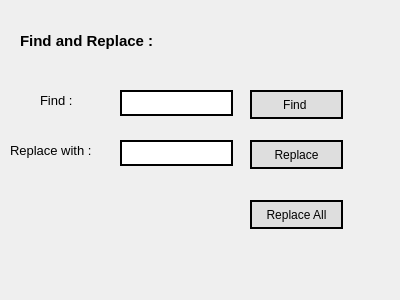
<?xml version="1.0" encoding="UTF-8"?>
<ui version="4.0">
 <class>FindReplaceDialog</class>
 <widget class="QDialog" name="FindReplaceDialog">
  <property name="geometry">
   <rect>
    <x>0</x>
    <y>0</y>
    <width>400</width>
    <height>300</height>
   </rect>
  </property>
  <property name="windowTitle">
   <string>Find and Replace</string>
  </property>
  <property name="windowIcon">
   <iconset resource="resource.qrc">
    <normaloff>:/New folder/32.png</normaloff>:/New folder/32.png</iconset>
  </property>
  <widget class="QLabel" name="label">
   <property name="geometry">
    <rect>
     <x>20</x>
     <y>30</y>
     <width>171</width>
     <height>21</height>
    </rect>
   </property>
   <property name="font">
    <font>
     <pointsize>11</pointsize>
     <bold>true</bold>
    </font>
   </property>
   <property name="text">
    <string>Find and Replace :</string>
   </property>
  </widget>
  <widget class="QLabel" name="label_2">
   <property name="geometry">
    <rect>
     <x>40</x>
     <y>90</y>
     <width>63</width>
     <height>20</height>
    </rect>
   </property>
   <property name="font">
    <font>
     <pointsize>10</pointsize>
     <bold>false</bold>
    </font>
   </property>
   <property name="text">
    <string>Find :</string>
   </property>
  </widget>
  <widget class="QLabel" name="label_3">
   <property name="geometry">
    <rect>
     <x>10</x>
     <y>140</y>
     <width>111</width>
     <height>21</height>
    </rect>
   </property>
   <property name="font">
    <font>
     <pointsize>10</pointsize>
     <bold>false</bold>
    </font>
   </property>
   <property name="text">
    <string>Replace with :</string>
   </property>
  </widget>
  <widget class="QLineEdit" name="lineEditFind">
   <property name="geometry">
    <rect>
     <x>120</x>
     <y>90</y>
     <width>113</width>
     <height>26</height>
    </rect>
   </property>
   <property name="font">
    <font>
     <bold>false</bold>
    </font>
   </property>
   <property name="styleSheet">
    <string notr="true">QLineEdit{
border: 2px solid black;
}</string>
   </property>
  </widget>
  <widget class="QLineEdit" name="lineEditReplace">
   <property name="geometry">
    <rect>
     <x>120</x>
     <y>140</y>
     <width>113</width>
     <height>26</height>
    </rect>
   </property>
   <property name="font">
    <font>
     <bold>false</bold>
    </font>
   </property>
   <property name="styleSheet">
    <string notr="true">QLineEdit{
border: 2px solid black;
}</string>
   </property>
  </widget>
  <widget class="QPushButton" name="btnFind">
   <property name="geometry">
    <rect>
     <x>250</x>
     <y>90</y>
     <width>93</width>
     <height>29</height>
    </rect>
   </property>
   <property name="font">
    <font>
     <bold>false</bold>
    </font>
   </property>
   <property name="styleSheet">
    <string notr="true">QPushButton{
background-color: rgb(222, 222, 222);	
border: 2px solid black;
}</string>
   </property>
   <property name="text">
    <string>Find </string>
   </property>
  </widget>
  <widget class="QPushButton" name="btnReplace">
   <property name="geometry">
    <rect>
     <x>250</x>
     <y>140</y>
     <width>93</width>
     <height>29</height>
    </rect>
   </property>
   <property name="font">
    <font>
     <bold>false</bold>
    </font>
   </property>
   <property name="styleSheet">
    <string notr="true">QPushButton{
background-color: rgb(222, 222, 222);	
border: 2px solid black;
}</string>
   </property>
   <property name="text">
    <string>Replace</string>
   </property>
  </widget>
  <widget class="QPushButton" name="btnReplaceAll">
   <property name="geometry">
    <rect>
     <x>250</x>
     <y>200</y>
     <width>93</width>
     <height>29</height>
    </rect>
   </property>
   <property name="font">
    <font>
     <bold>false</bold>
    </font>
   </property>
   <property name="styleSheet">
    <string notr="true">QPushButton{
background-color: rgb(222, 222, 222);	
border: 2px solid black;
}</string>
   </property>
   <property name="text">
    <string>Replace All</string>
   </property>
  </widget>
 </widget>
 <resources>
  <include location="resource.qrc"/>
 </resources>
 <connections/>
</ui>
